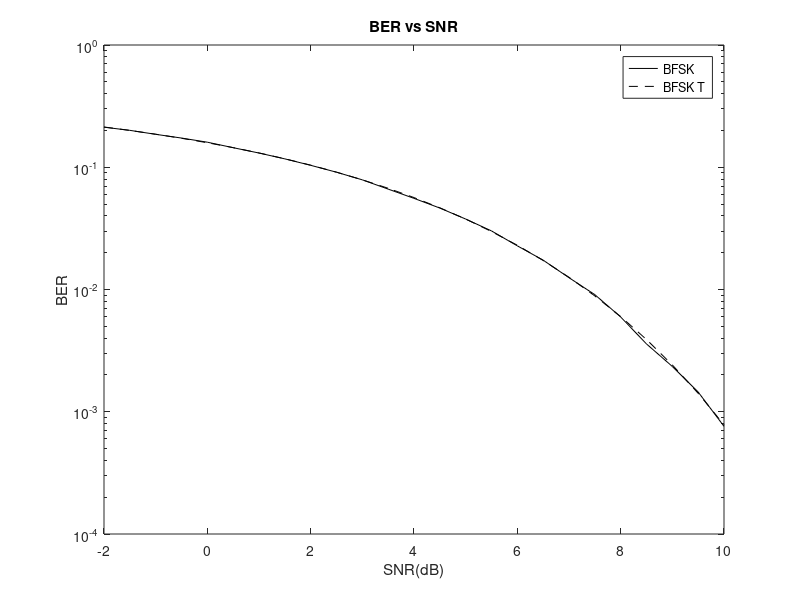

Recreate this plot in MATLAB. (Note: this script raises an error after producing the figure.)
clc
clear
%%
SNR = -2:0.5:10;
Eb = 10.^(SNR/10);
num_of_iterations = size(Eb,2);
%%
BFSK_BER   = zeros(1,num_of_iterations);

for  i = 1:num_of_iterations

  
    stream_length = 300000;
    bit_stream = randi([0 1],1,stream_length);
    
    Symbols_TX = [bit_stream == 0 ; bit_stream];
    
    Mapped = sqrt(Eb(i))*Symbols_TX;
    
    %channel
    noise = sqrt(1/2)*randn([2,stream_length]);
    Mapped_with_noise = Mapped + noise;
    
    %demapper
    phi_1 = Mapped_with_noise(1,:);
    phi_2 = Mapped_with_noise(2,:);
    
    demapped = (phi_1 - phi_2) < 0;
    
    BFSK_BER(i) = sum(demapped ~= bit_stream)/stream_length;
    fprintf(' %d Finished \n',i);
end

BFSK_T=0.5*erfc(sqrt(Eb/2));

semilogy(SNR,BFSK_BER,'k-')
hold on
semilogy(SNR,BFSK_T,'k--')
hold on


title('BER vs SNR');
xlabel('SNR(dB)');
ylabel('BER');
legend('BFSK','BFSK T');


%%
clc
clear
%% PSD
f_delta = 10;
Tb = 1/f_delta;

Ts = Tb/100;           % Sampling period
Fs = 1/Ts;         % Sampling frequency

t = 0:Ts:(Tb-Ts);

bit_length = Fs/f_delta;
num_of_WFs = 10000;
len_of_WF = 100;

Eb = 1;
S_1BB = sqrt(2*Eb/Tb).*ones([1 bit_length]);
S_2BB = sqrt(2*Eb/Tb).*(cos(2*pi*f_delta*t)+1j*sin(2*pi*f_delta*t));

%generate num_of_WFs waveform as colums each row consist of len_of_WF bit
waveforms = randi([0 1], num_of_WFs,len_of_WF);
%repeat every bit with it's length
waveforms_after_rep = repelem(waveforms,1,bit_length);
Ensemble = waveforms_after_rep;
Ensemble_len = len_of_WF * bit_length;


%%
%we need 3 matrices
%the main waveforms_after_rep EX:[111  1  111, 0 0 0  0  000 , 111  1  111]

%ones mask                       [000 0.5 111, 0 0 0  0  000 , 000 0.5 111]
%subtract the one mask
%zero mask                       [000  0  000,-1-1-1 -.5 000 , 000  0  000]
%add the zero mask
%result                          [111 0.5 000,-1-1-1 -.5 000 , 111 0.5 000]
zero_mask = repmat(S_1BB,[num_of_WFs len_of_WF]) .* (Ensemble == 0);
one_mask = repmat(S_2BB,[num_of_WFs len_of_WF]) .* Ensemble;
Ensemble = one_mask + zero_mask;
%%
for i = 1: num_of_WFs
    delay_duration = randi([0 bit_length-1]); % Generate a random size between 1 and bit_length
    delay_value = randi([0 1]);
    delay_row = (delay_value == 1)*S_2BB + (delay_value == 0)*S_1BB;
    delay_row = delay_row(end-delay_duration + 1:end);

    %shift every WF with its delay
    Ensemble(i,:) =[delay_row Ensemble(i,1:end-delay_duration)];
    
end
%% stat autocorrelation
maximum_tu = 2047; %the maximum tu

R_tu_stat_p =   zeros(1,maximum_tu);
R_tu_stat_n =   zeros(1,maximum_tu);
start = 4000;
for tu = 0:maximum_tu
   col = conj(Ensemble(:,start));
   R_tu_stat_p(tu + 1)= sum((col .* Ensemble(:,tu + start)),1)/num_of_WFs;
   R_tu_stat_n(tu + 1)= sum((col .* Ensemble(:,-tu + start)),1)/num_of_WFs;
end
R_tu_stat = [flip(R_tu_stat_n(2:end)) R_tu_stat_p];
R_tu = abs(R_tu_stat);

%% ploting PSD
X = R_tu_stat;

t = -maximum_tu*Ts:Ts:maximum_tu*Ts;     % Time vector
L = length(t);      % Signal length

n = 2^nextpow2(L);
Y = fft(X,n);
Y = fftshift(Y);
f = Fs*(-n/2:n/2-1)/n;
P = (abs(Y/n).^2);

%axis([-100 100 -1 100])
plot(f,P) 
xlim([-30 30])
title("PSD")
xlabel("f (Hz)")
ylabel("|P(f)|^2")



